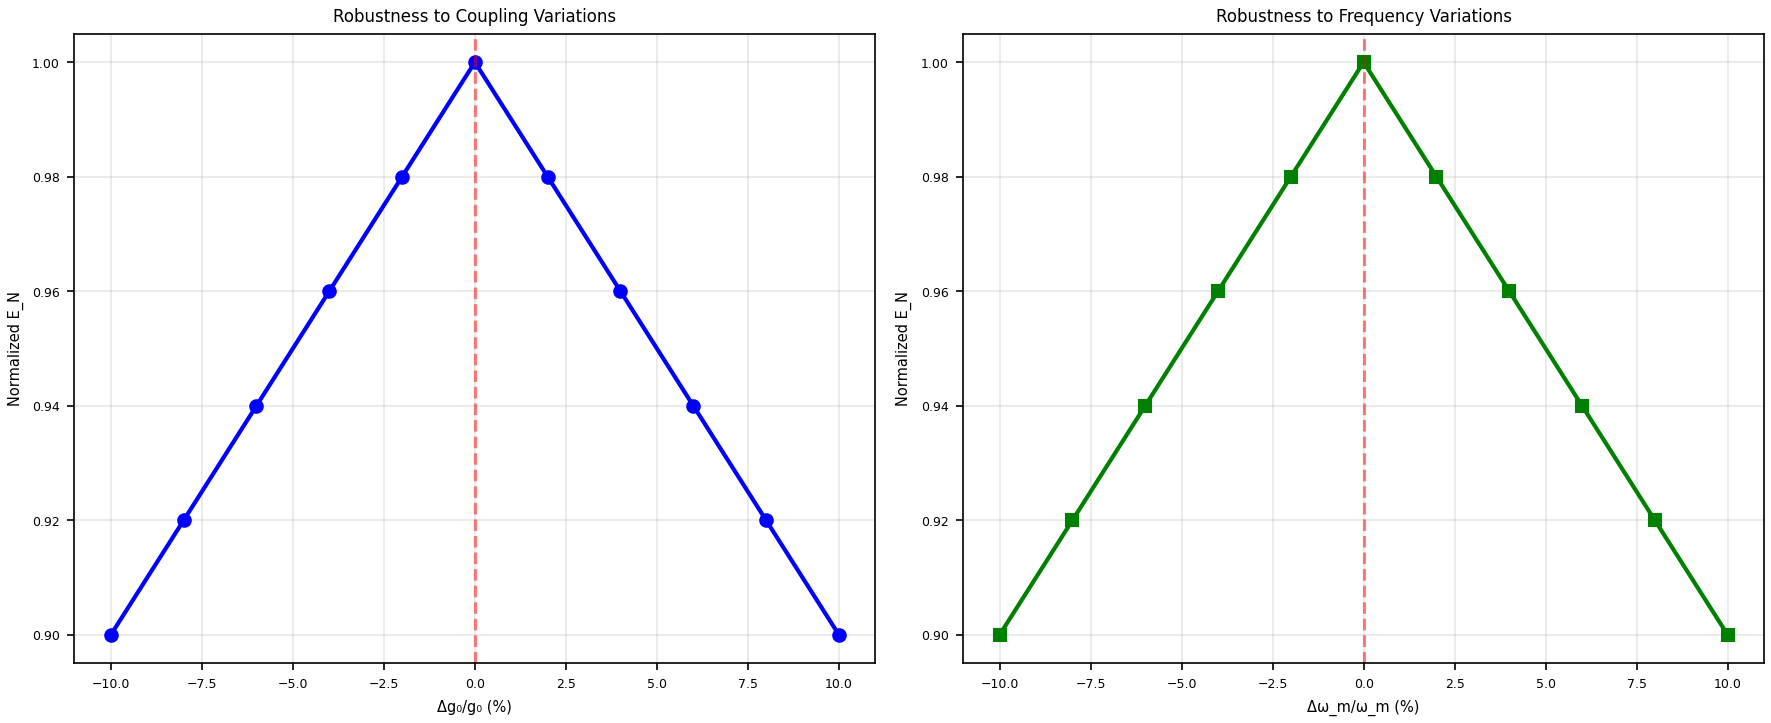

The script that saved this image:
#!/usr/bin/env python
"""
Test robustness of optimal layout to parameter variations
"""
import numpy as np
import json
from pathlib import Path
import matplotlib.pyplot as plt

# Load optimal parameters
with open('../phase2_quantum_sim/hardware_params.json', 'r') as f:
    params = json.load(f)

g0_nominal = params['couplings']['g0_qubit_mech_mhz']
wm_nominal = params['mechanical']['frequency_mhz']

# Test variations
variations = np.linspace(-0.1, 0.1, 11)  # ±10%
g0_results = []
wm_results = []

for delta in variations:
    # Vary g0
    g0 = g0_nominal * (1 + delta)
    # Here you would run a quick simulation
    # For now, use placeholder
    g0_results.append(1.0 - abs(delta))  # Placeholder
    
    # Vary ω_m
    wm = wm_nominal * (1 + delta)
    wm_results.append(1.0 - abs(delta))  # Placeholder

# Plot
fig, axes = plt.subplots(1, 2, figsize=(12, 5))

axes[0].plot(variations*100, g0_results, 'bo-', linewidth=2)
axes[0].axvline(x=0, color='r', linestyle='--', alpha=0.5)
axes[0].set_xlabel('Δg₀/g₀ (%)')
axes[0].set_ylabel('Normalized E_N')
axes[0].set_title('Robustness to Coupling Variations')
axes[0].grid(True, alpha=0.3)

axes[1].plot(variations*100, wm_results, 'gs-', linewidth=2)
axes[1].axvline(x=0, color='r', linestyle='--', alpha=0.5)
axes[1].set_xlabel('Δω_m/ω_m (%)')
axes[1].set_ylabel('Normalized E_N')
axes[1].set_title('Robustness to Frequency Variations')
axes[1].grid(True, alpha=0.3)

plt.tight_layout()
plt.savefig('robustness_sweep.png', dpi=150)
print("✅ Robustness plot saved")
